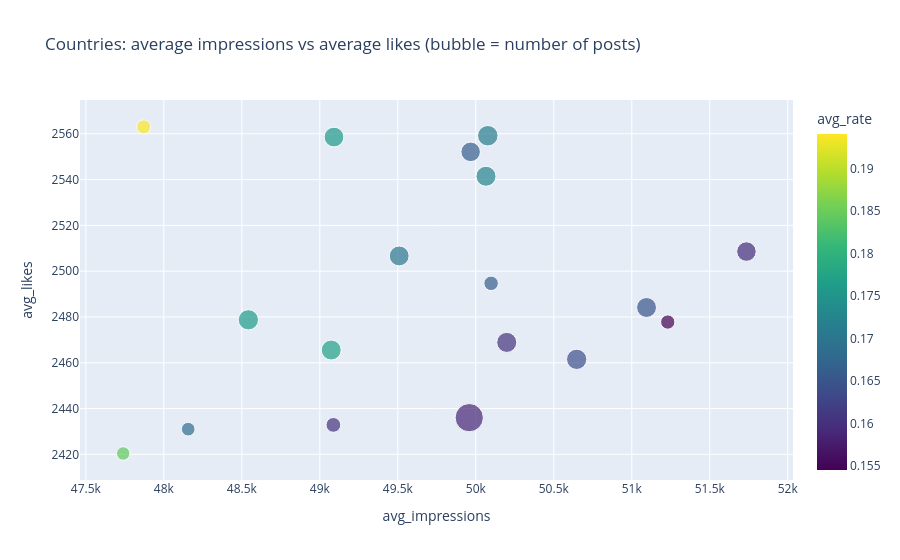

The code cell stored with this chart in its notebook:
### Code cell
# Interactive bubble chart: one bubble per country
bubble = df.groupby("country", as_index=False).agg(posts=("post_id", "count"),
                                                   avg_likes=("likes_count", "mean"),
                                                   avg_impressions=("impressions", "mean"),
                                                   avg_rate=("engagement_rate_clean", "mean"))
fig = px.scatter(bubble, x="avg_impressions", y="avg_likes", size="posts", color="avg_rate",
                 hover_name="country", color_continuous_scale="Viridis",
                 title="Countries: average impressions vs average likes (bubble = number of posts)")
fig.show()

### Figure 1 — Plotly figure (JSON) as saved in the notebook; plotly's stock layout.template omitted (floating-point values rounded to 4 significant figures)
{"data": [{"hovertemplate": "<b>%{hovertext}</b><br><br>avg_impressions=%{x}<br>avg_likes=%{y}<br>posts=%{marker.size}<br>avg_rate=%{marker.color}<extra></extra>", "hovertext": ["Australia", "Brazil", "Canada", "China", "Egypt", "France", "Germany", "India", "Italy", "Japan", "Mexico", "Nigeria", "South Africa", "South Korea", "Spain", "UAE", "UK", "USA"], "legendgroup": "", "marker": {"color": [0.1703, 0.1722, 0.1649, 0.1711, 0.1843, 0.1664, 0.176, 0.1603, 0.1641, 0.1595, 0.1602, 0.1685, 0.1545, 0.194, 0.1757, 0.1663, 0.1771, 0.1586], "coloraxis": "coloraxis", "size": [723, 735, 724, 765, 333, 696, 748, 734, 752, 695, 399, 342, 373, 362, 711, 384, 728, 1460], "sizemode": "area", "sizeref": 3.65, "symbol": "circle"}, "mode": "markers", "name": "", "orientation": "v", "showlegend": false, "type": "scatter", "x": [49510.0, 50070.0, 51090.0, 50080.0, 47740.0, 49970.0, 48540.0, 50200.0, 50650.0, 51740.0, 49090.0, 48160.0, 51230.0, 47870.0, 49090.0, 50100.0, 49070.0, 49960.0], "xaxis": "x", "y": [2507.0, 2541.0, 2484.0, 2559.0, 2420.0, 2552.0, 2479.0, 2469.0, 2461.0, 2509.0, 2433.0, 2431.0, 2478.0, 2563.0, 2559.0, 2495.0, 2466.0, 2436.0], "yaxis": "y"}], "layout": {"coloraxis": {"colorbar": {"title": {"text": "avg_rate"}}, "colorscale": [[0, "#440154"], [0.1111, "#482878"], [0.2222, "#3e4989"], [0.3333, "#31688e"], [0.4444, "#26828e"], [0.5556, "#1f9e89"], [0.6667, "#35b779"], [0.7778, "#6ece58"], [0.8889, "#b5de2b"], [1, "#fde725"]]}, "legend": {"itemsizing": "constant", "tracegroupgap": 0}, "title": {"text": "Countries: average impressions vs average likes (bubble = number of posts)"}, "xaxis": {"anchor": "y", "domain": [0, 1], "title": {"text": "avg_impressions"}}, "yaxis": {"anchor": "x", "domain": [0, 1], "title": {"text": "avg_likes"}}}}
